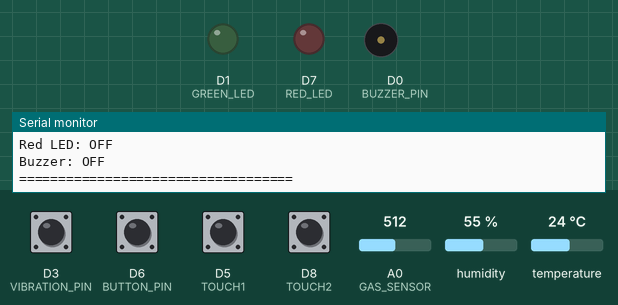
Bench run of a sketch on a simulated ESP8266 (NodeMCU). Shown: output pins drawn as LEDs (lit = HIGH), buzzer (waves = sounding, pin HIGH), the last lines printed to the serial monitor. The inputs (shaded band) are chosen by the test bench; at power-on: D3 (VIBRATION_PIN), D6 (BUTTON_PIN) HIGH, D5 (TOUCH1), D8 (TOUCH2) LOW, humidity 55 %, temperature 24 °C, A0 (GAS_SENSOR) = 512. WiFi joins after 1.5 s; servers stay silent unless stated.

Above: at 2.7 s.
2.8 s: humidity set to 88 %
6.5 s: humidity set to 91 %
At 10.2 s:
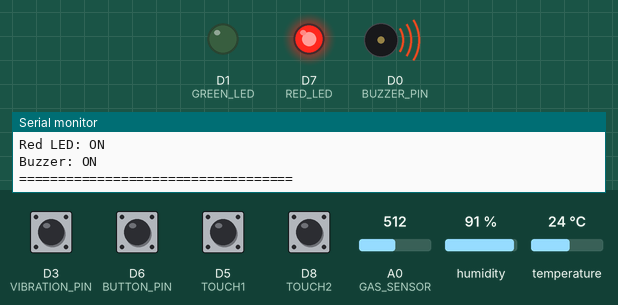
18.2 s: humidity set to 22 %
At 21.6 s:
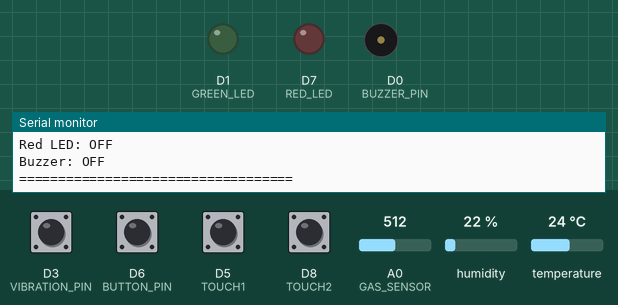
22.2 s: temperature set to 34.6 °C
25.7 s: temperature set to 35.7 °C
At 28.8 s:
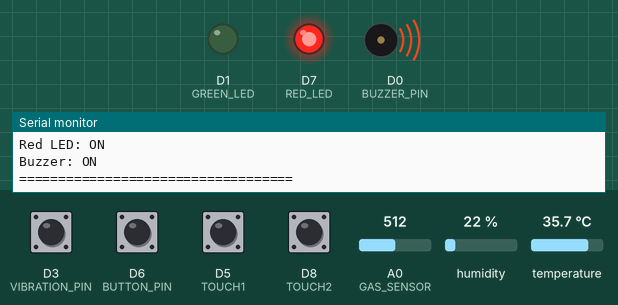
Timing chart, 0 to 30.3 s (numbered marks = the images above; inputs shaded):
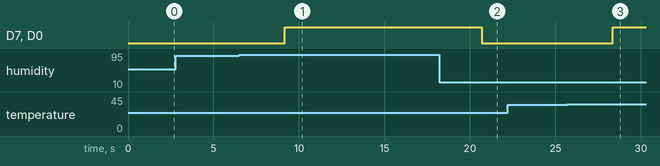

The sketch:

finalcode.ino
```cpp
#include <ESP8266WiFi.h>
#include <FirebaseESP8266.h>
#include <DHT.h>

// Wi-Fi credentials
#define WIFI_SSID ";-)"
#define WIFI_PASSWORD "cxfu4394"

// Firebase credentials
#define API_KEY "AIzaSyArlbHhgGqpyRqo_aHceHs071OtSNtHK-w"
#define DATABASE_URL "https://smarthelmet-a1b6f-default-rtdb.asia-southeast1.firebasedatabase.app"

// Firebase auth credentials
#define USER_EMAIL "bimsararandunu9899@gmail.com"
#define USER_PASSWORD "Bimsara12345"

// Pin definitions
#define DHTPIN D2
#define DHTTYPE DHT22
#define TOUCH1 D5
#define TOUCH2 D8
#define GREEN_LED D1
#define RED_LED D7
#define GAS_SENSOR A0
#define VIBRATION_PIN D3
#define BUTTON_PIN D6
#define BUZZER_PIN D0

// Firebase objects
FirebaseData firebaseData;
FirebaseAuth auth;
FirebaseConfig config;

// DHT sensor
DHT dht(DHTPIN, DHTTYPE);

void setup() {
  Serial.begin(115200);
  dht.begin();

  pinMode(TOUCH1, INPUT);
  pinMode(TOUCH2, INPUT);
  pinMode(GREEN_LED, OUTPUT);
  pinMode(RED_LED, OUTPUT);
  pinMode(GAS_SENSOR, INPUT);
  pinMode(VIBRATION_PIN, INPUT);
  pinMode(BUTTON_PIN, INPUT_PULLUP);
  pinMode(BUZZER_PIN, OUTPUT);
  digitalWrite(BUZZER_PIN, LOW);

  // Connect to Wi-Fi
  Serial.print("Connecting to Wi-Fi");
  WiFi.begin(WIFI_SSID, WIFI_PASSWORD);
  while (WiFi.status() != WL_CONNECTED) {
    delay(500);
    Serial.print(".");
  }
  Serial.println("\n Wi-Fi Connected!");
  Serial.print("IP Address: ");
  Serial.println(WiFi.localIP());

  // Configure Firebase
  config.api_key = API_KEY;
  config.database_url = DATABASE_URL;
  auth.user.email = USER_EMAIL;
  auth.user.password = USER_PASSWORD;

  Firebase.begin(&config, &auth);
  Firebase.reconnectWiFi(true);
}

void loop() {
  float temp = dht.readTemperature();
  float humidity = dht.readHumidity();
  int gasValue = analogRead(GAS_SENSOR);
  int touch1 = digitalRead(TOUCH1);
  int touch2 = digitalRead(TOUCH2);
  int vibrationState = digitalRead(VIBRATION_PIN);  // LOW = detected
  int buttonState = digitalRead(BUTTON_PIN);        // LOW = pressed

  // Helmet Status
  String helmetStatus = (touch1 == 1 && touch2 == 1) ? "on" : "off";

  // Vibration and Emergency
  String vibrationStatus = (vibrationState == LOW) ? "on" : "off";
  String emergencyStatus = (buttonState == LOW) ? "on" : "off";

  // LED & Buzzer Control
  bool redLedState = (temp >= 35 || humidity >= 90);

  digitalWrite(RED_LED, redLedState ? HIGH : LOW);
  digitalWrite(BUZZER_PIN, redLedState ? HIGH : LOW);   // Buzzer ON when red LED ON
  digitalWrite(GREEN_LED, helmetStatus == "on" ? HIGH : LOW);

  // Serial Monitor Output
  Serial.println("========== SMART HELMET ==========");
  Serial.print("Temperature: "); Serial.println(temp);
  Serial.print("Humidity: "); Serial.println(humidity);
  Serial.print("Gas: "); Serial.println(gasValue);
  Serial.print("Helmet Status: "); Serial.println(helmetStatus);
  Serial.print("Vibration Status: "); Serial.println(vibrationStatus);
  Serial.print("Emergency Button: "); Serial.println(buttonState == LOW ? "PRESSED" : "RELEASED");
  Serial.print("Emergency Status: "); Serial.println(emergencyStatus);
  Serial.print("Red LED: "); Serial.println(redLedState ? "ON" : "OFF");
  Serial.print("Buzzer: "); Serial.println(redLedState ? "ON" : "OFF");
  Serial.println("===================================");

  // Firebase Upload
  if (!Firebase.setFloat(firebaseData, "/helmetData/temperature", temp))
    Serial.println(" Temp upload failed: " + firebaseData.errorReason());

  if (!Firebase.setFloat(firebaseData, "/helmetData/humidity", humidity))
    Serial.println(" Humidity upload failed: " + firebaseData.errorReason());

  if (!Firebase.setInt(firebaseData, "/helmetData/gas", gasValue))
    Serial.println(" Gas upload failed: " + firebaseData.errorReason());

  if (!Firebase.setString(firebaseData, "/helmetData/helmetStatus", helmetStatus))
    Serial.println(" Helmet status upload failed: " + firebaseData.errorReason());

  if (!Firebase.setString(firebaseData, "/helmetData/vibrationStatus", vibrationStatus))
    Serial.println(" Vibration status upload failed: " + firebaseData.errorReason());

  if (!Firebase.setString(firebaseData, "/helmetData/emergencyStatus", emergencyStatus))
    Serial.println(" Emergency status upload failed: " + firebaseData.errorReason());

  delay(1000);  // 1-second loop
}
```

Measured:
- the behaviour switches between 89 and 90 % on humidity (found by bisection; images 0 and 1)
- the behaviour switches between 34.9 and 35 °C on temperature (found by bisection; images 2 and 3)
- after the input at 6.5 s, D7 (RED_LED), D0 (BUZZER_PIN): LOW → HIGH after 2.7 s
- after the input at 18.2 s, D7 (RED_LED), D0 (BUZZER_PIN): HIGH → LOW after 2.5 s
- after the input at 25.7 s, D7 (RED_LED), D0 (BUZZER_PIN): LOW → HIGH after 2.7 s
